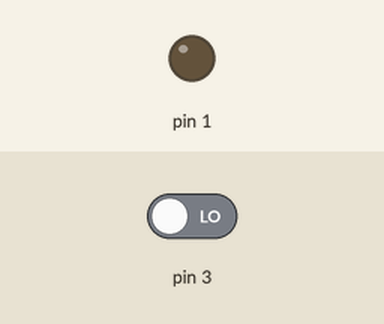
Bench run of a sketch on a simulated Arduino Uno, built with avr-gcc and run on an emulated ATmega328P. On the bench: output pins drawn as LEDs (lit = HIGH). The inputs (shaded band) are chosen by the test bench; at power-on: pin 3 LOW.

Above: at 1.2 s.
1.3 s: pin 3 driven HIGH
At 2.2 s:
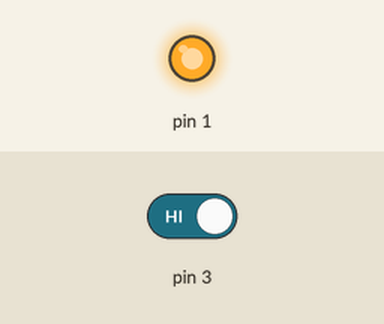
2.8 s: pin 3 driven LOW
At 3.4 s:
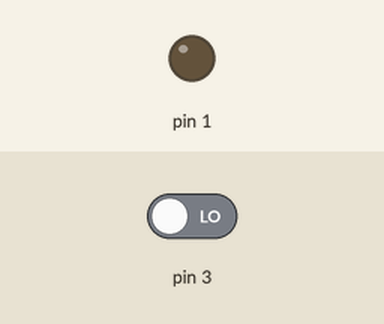
Timing chart, 0 to 5.8 s (numbered marks = the images above; inputs shaded):
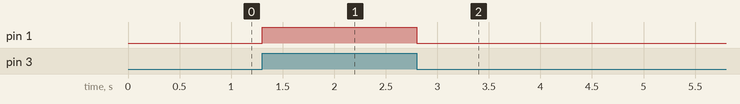

Measured:
- after the input at 1.3 s, pin 1: LOW → HIGH at once
- after the input at 2.8 s, pin 1: HIGH → LOW at once

The sketch:

bathroom_sensor_light1.ino
```cpp
// C++ code
//
void setup()
{

  pinMode(3,INPUT);
  pinMode(1,OUTPUT);

}

void loop()
{
int a=digitalRead(3);
  if (a==1)
  {
    digitalWrite(1,HIGH);
  }
  else
  {
    digitalWrite(1,LOW);
  }

}
```
